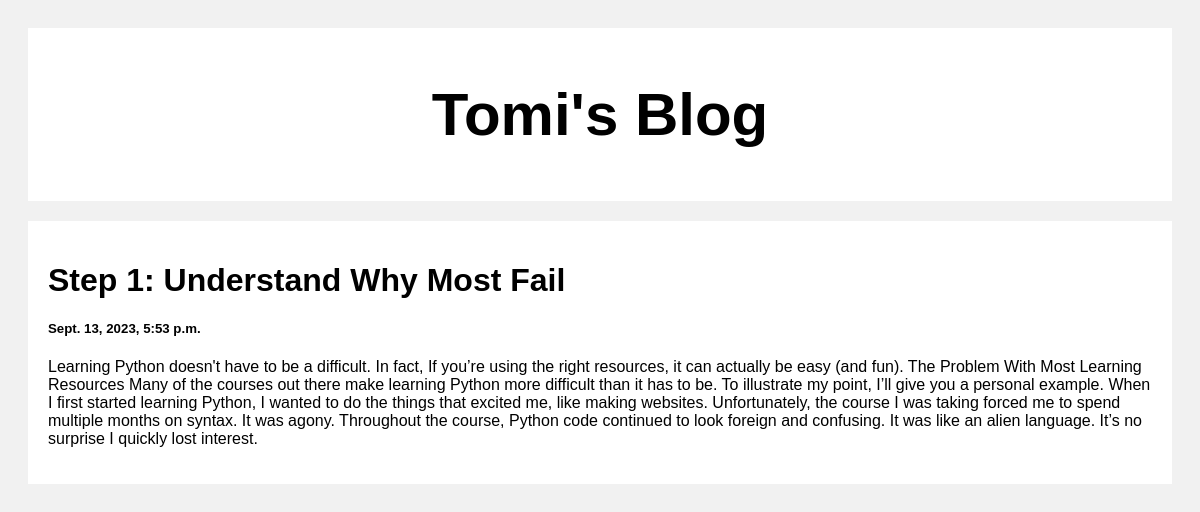
Screenshot of /post/2 with the database file from the repository.
### post/models.py (models this page shows)
class Post(models.Model):
    title=models.CharField(max_length=1000)
    created_at=models.DateTimeField(default=datetime.now)
    body=models.TextField(max_length=1000000)

### post/views.py (the view)
# urls.py: path('',include('post.urls'),)
def post(request,pk):
    posts=Post.objects.get(id=pk)
    return render(request,'posts.html',{'posts':posts})

### templates/posts.html (shortened to what this page needs)
<!DOCTYPE html>
<html>
<head>
</head>
<body>
<div class="header">
  <h2>Tomi's Blog</h2>
</div>
<div class="row">
  <div class="leftcolumn">
    <div class="card">
        <h1>{{posts.title}}</h1>
        <h5>{{posts.created_at}}</h5>
        <p>{{posts.body}}</p>
    </div>
  </div>
</div>
</body>
</html>

### templates/posts.html (style rules this page uses)
* { box-sizing: border-box; }
body { font-family: Arial; padding: 20px; background: #f1f1f1; }
.header { padding: 2px; font-size: 40px; text-align: center; background: white; }
.leftcolumn { float: left; width: 100%; }
.card { background-color: white; padding: 20px; margin-top: 20px; }
.row:after { content: ""; display: table; clear: both; }

### rows the page displays
Post: title "Step 1: Understand Why Most Fail", created_at "Sept. 13, 2023, 5:53 p.m.", body "Learning Python doesn't have to be a difficult. In fact, If you’re using the right resources, it can actually be easy (and fun). The Problem With Most Learning Resources Many of the courses out there make learning Python more difficult than it has to be. To illustrate my point, I’ll give you a personal example. When I first started learning Python, I wanted to do the things that excited me, like making websites. Unfortunately, the course I was taking forced me to spend multiple months on syntax. It was agony. Throughout the course, Python code continued to look foreign and confusing. It was like an alien language. It’s no surprise I quickly lost interest."
